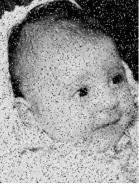
#> input picture teste.jpg, 139 x 184 px
$ jupyter execute 'Cópia_de_FotoRuido.ipynb'   (shell and % lines are left out)
#> lines starting #> are read from the running program, lines starting #| are printed output that depends on the picture
<a href="https://colab.research.google.com/github/LooperG/teste/blob/main/C%C3%B3pia_de_FotoRuido.ipynb" target="_parent"></a>

**Import do OpenCV**

[cell 1]
# Baixe a imagem de teste e os arquivos utils

# Essas importações permitem que você use o opencv
import cv2 #opencv itself
import common #some useful opencv functions
import numpy as np # matrix manipulations

# o seguinte tem a ver com este código de notebook interativo
from matplotlib import pyplot as plt # isso permite que você desenhe imagens em linha nos blocos de anotações
import pylab # isso permite que você controle o tamanho da figura
pylab.rcParams['figure.figsize'] = (10.0, 8.0) # isso controla o tamanho da figura no notebook

[cell 2]
# Lendo a imagem
ruido = cv2.imread('teste.jpg')
#> ruido is the input picture: shape (184, 139, 3); min 0, max 255, mean 151.3
plt.imshow(ruido)

# Aplicando o filtro de mediana da biblioteca OpenCV
# que é importada como cv2 e atribuindo a variavel median
# utilizando uma mascara 5x5
median = cv2.medianBlur(ruido,9)
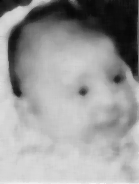
#> median: shape (184, 139, 3); min 7, max 244, mean 153.7

# Codigo reponsavel por plotar a imagem original e
# o resultado lado a lado a nivel de comparacao
plt.subplot(121),plt.imshow(ruido),plt.title('Original')
plt.xticks([]), plt.yticks([])
plt.subplot(122),plt.imshow(median),plt.title('Mediana')
plt.xticks([]), plt.yticks([])
plt.show()
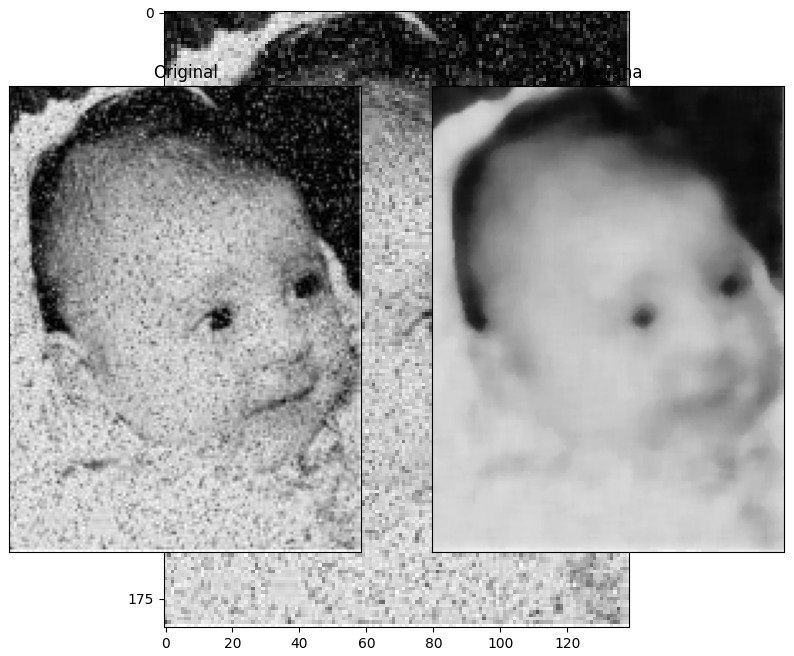
#> figure drawn by matplotlib, 3 panels
